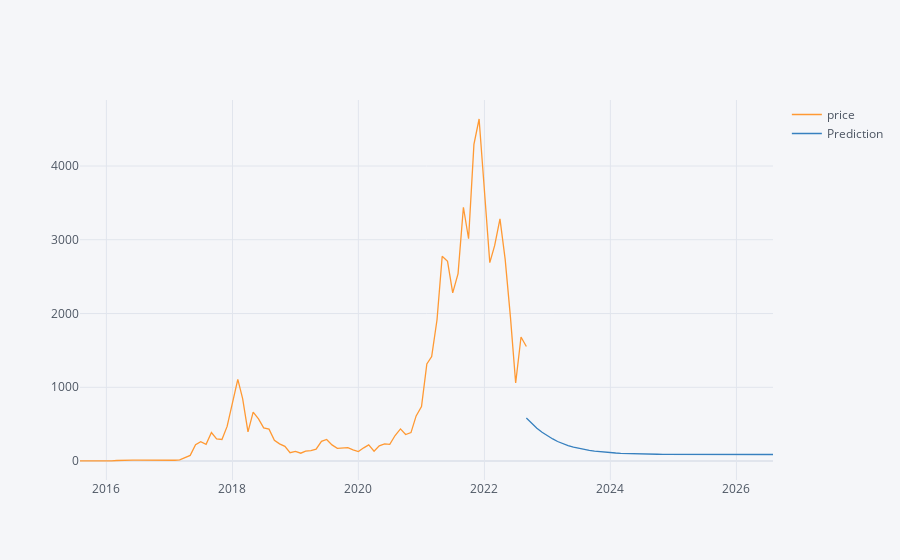

This figure's notebook cell:
### Code cell
# same plot as above but with plotly
result = df2.join(predictions['Prediction'], how='outer')
result[['price','Prediction']].iplot()

### Figure 1 — Plotly figure (JSON) as saved in the notebook; plotly's stock layout.template omitted (floating-point values rounded to 4 significant figures; data arrays with more than 128 entries replaced by an {"elided": "..."} marker saying what was removed)
{"data": [{"line": {"color": "rgba(255, 153, 51, 1.0)", "dash": "solid", "shape": "linear", "width": 1.3}, "mode": "lines", "name": "price", "text": "", "type": "scatter", "x": {"elided": "133 str values"}, "y": {"elided": "133 mixed values"}}, {"line": {"color": "rgba(55, 128, 191, 1.0)", "dash": "solid", "shape": "linear", "width": 1.3}, "mode": "lines", "name": "Prediction", "text": "", "type": "scatter", "x": {"elided": "133 str values"}, "y": {"elided": "133 mixed values"}}], "layout": {"legend": {"bgcolor": "#F5F6F9", "font": {"color": "#4D5663"}}, "paper_bgcolor": "#F5F6F9", "plot_bgcolor": "#F5F6F9", "title": {"font": {"color": "#4D5663"}}, "xaxis": {"gridcolor": "#E1E5ED", "showgrid": true, "tickfont": {"color": "#4D5663"}, "title": {"font": {"color": "#4D5663"}, "text": ""}, "zerolinecolor": "#E1E5ED"}, "yaxis": {"gridcolor": "#E1E5ED", "showgrid": true, "tickfont": {"color": "#4D5663"}, "title": {"font": {"color": "#4D5663"}, "text": ""}, "zerolinecolor": "#E1E5ED"}}}
